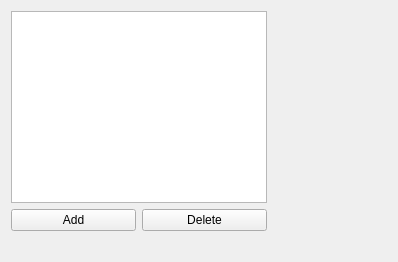
                  <widget class="QWidget" name="DECT_tab_47">
                   <attribute name="title">
                    <string>Calibration</string>
                   </attribute>
                   <layout class="QGridLayout" name="gridLayout_54">
                    <item row="2" column="0">
                     <spacer name="horizontalSpacer_62">
                      <property name="orientation">
                       <enum>Qt::Orientation::Horizontal</enum>
                      </property>
                      <property name="sizeHint" stdset="0">
                       <size>
                        <width>40</width>
                        <height>20</height>
                       </size>
                      </property>
                     </spacer>
                    </item>
                    <item row="2" column="4">
                     <spacer name="horizontalSpacer_63">
                      <property name="orientation">
                       <enum>Qt::Orientation::Horizontal</enum>
                      </property>
                      <property name="sizeHint" stdset="0">
                       <size>
                        <width>40</width>
                        <height>20</height>
                       </size>
                      </property>
                     </spacer>
                    </item>
                    <item row="2" column="2">
                     <spacer name="horizontalSpacer_65">
                      <property name="orientation">
                       <enum>Qt::Orientation::Horizontal</enum>
                      </property>
                      <property name="sizeHint" stdset="0">
                       <size>
                        <width>40</width>
                        <height>20</height>
                       </size>
                      </property>
                     </spacer>
                    </item>
                    <item row="2" column="3">
                     <spacer name="horizontalSpacer_64">
                      <property name="orientation">
                       <enum>Qt::Orientation::Horizontal</enum>
                      </property>
                      <property name="sizeHint" stdset="0">
                       <size>
                        <width>40</width>
                        <height>20</height>
                       </size>
                      </property>
                     </spacer>
                    </item>
                    <item row="2" column="1">
                     <spacer name="horizontalSpacer_66">
                      <property name="orientation">
                       <enum>Qt::Orientation::Horizontal</enum>
                      </property>
                      <property name="sizeHint" stdset="0">
                       <size>
                        <width>40</width>
                        <height>20</height>
                       </size>
                      </property>
                     </spacer>
                    </item>
                    <item row="0" column="0" colspan="2">
                     <widget class="QTableWidget" name="Brachy_cal_table"/>
                    </item>
                    <item row="1" column="0">
                     <widget class="QPushButton" name="Brachy_cal_add_line">
                      <property name="text">
                       <string>Add</string>
                      </property>
                     </widget>
                    </item>
                    <item row="1" column="1">
                     <widget class="QPushButton" name="Brachy_cal_Delete_line">
                      <property name="text">
                       <string>Delete</string>
                      </property>
                     </widget>
                    </item>
                   </layout>
                  </widget>
